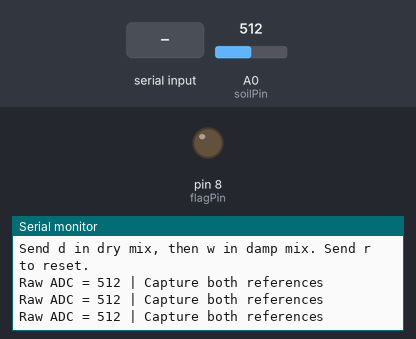
This sketch was run on a simulated Arduino Uno, built with avr-gcc and run on an emulated ATmega328P. Shown: output pins drawn as LEDs (lit = HIGH), the last lines printed to the serial monitor. Inputs (shaded band) come from the test bench; at power-on: A0 (soilPin) = 512.

Above: at 1.2 s.
1.3 s: "d" received over Serial
3.1 s: "w" received over Serial
At 3.48 s:
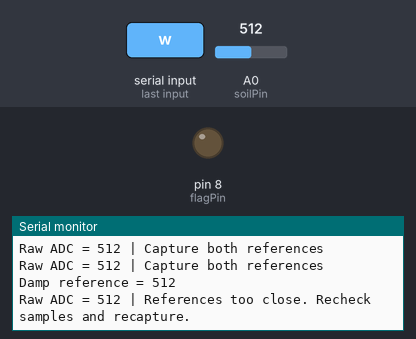
4.7 s: "r" received over Serial
At 5.09 s:
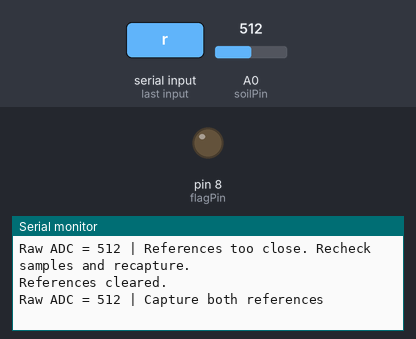

Measured:
- after the input at 3.1 s, the serial monitor: prints a new line after 0.12 s (image 1)
- after the input at 4.7 s, the serial monitor: prints a new line after 0.13 s (image 2)

The sketch:

basil_pot_moisture_flag.ino
```cpp
// Basil pot moisture flag · Arduino Uno R3 + SEN0193.
const uint8_t soilPin = A0;
const uint8_t flagPin = 8;
const int minimumReferenceGap = 12;
int dryReference = -1;
int dampReference = -1;
bool flagOn = false;

int readSoil() {
  unsigned int sum = 0;
  for (uint8_t sample = 0; sample < 16; ++sample) {
    sum += analogRead(soilPin);
  }
  return (sum + 8) / 16;
}

void setup() {
  pinMode(flagPin, OUTPUT);
  digitalWrite(flagPin, LOW);
  Serial.begin(115200);
  Serial.println(F("Send d in dry mix, then w in damp mix. Send r to reset."));
}

void loop() {
  const int raw = readSoil();
  while (Serial.available()) {
    const int command = Serial.read();
    switch (command) {
      case 'd':
        dryReference = raw;
        Serial.print(F("Dry reference = "));
        Serial.println(raw);
        break;
      case 'w':
        dampReference = raw;
        Serial.print(F("Damp reference = "));
        Serial.println(raw);
        break;
      case 'r':
        dryReference = dampReference = -1;
        flagOn = false;
        Serial.println(F("References cleared."));
        break;
    }
  }

  Serial.print(F("Raw ADC = "));
  Serial.print(raw);
  if (dryReference < 0 || dampReference < 0) {
    flagOn = false;
    Serial.println(F(" | Capture both references"));
  } else if (abs(dampReference - dryReference) < minimumReferenceGap) {
    flagOn = false;
    Serial.println(F(" | References too close. Recheck samples and recapture."));
  } else {
    const long relative = constrain(100L * (raw - dryReference) / (dampReference - dryReference), 0L, 100L);
    if (relative <= 30) {
      flagOn = true;
    } else if (relative >= 40) {
      flagOn = false;
    }
    Serial.print(F(" | Relative index = "));
    Serial.print(relative);
    Serial.println(flagOn ? F(" | Check soil") : F(" | Flag off"));
  }
  digitalWrite(flagPin, flagOn ? HIGH : LOW);
  delay(400);
}
```
